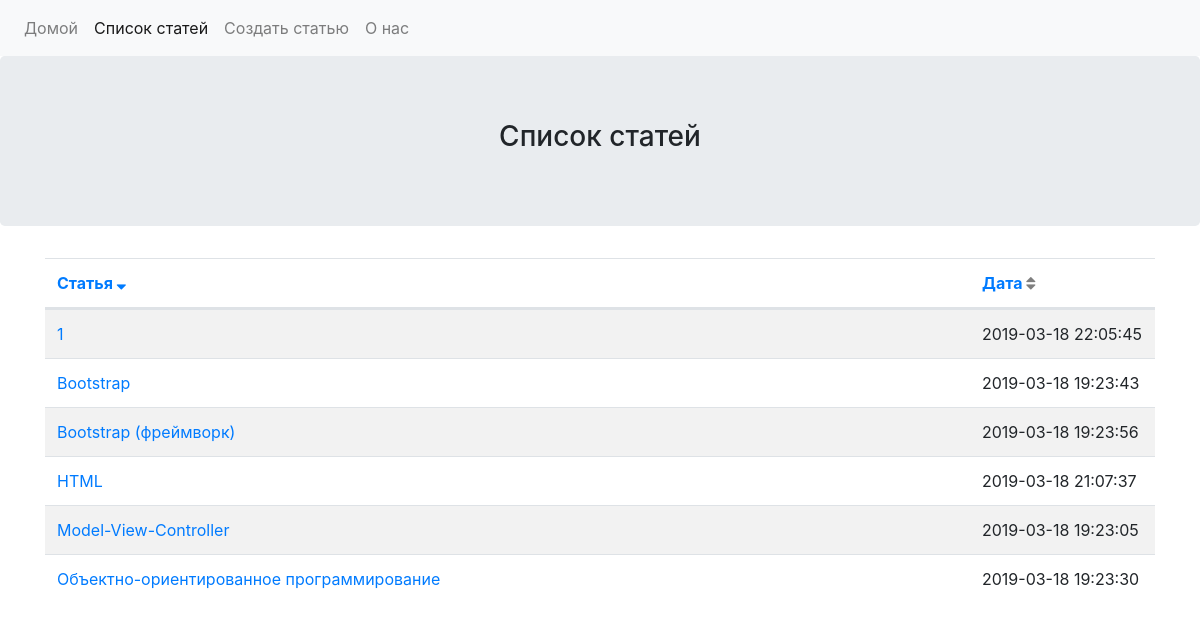
/?page=blog&sortby=title&sortorder=asc, run on the app's committed database.
### tables this page shows
CREATE TABLE articles(
				id INTEGER PRIMARY KEY AUTOINCREMENT,
				title TEXT,
				text TEXT,
				datetime INTEGER, 
				author TEXT DEFAULT ''
			);

### Controller/AbstractController.php (called while the page is built, shortened)
<?php
abstract class AbstractController
{
	protected function getModel($model)
	{
		return new $model;
	}
	protected function render($template, $data = [])
	{
		extract($data);
		include $template;
	}
}

### Controller/BlogController.php (called while the page is built, shortened)
<?php
class BlogController extends AbstractController
{
	public function blog()
	{
		$sortBy = filter_input(INPUT_GET, 'sortby');
		$sortOrder = filter_input(INPUT_GET, 'sortorder');
		$model = $this->getModel(Model::class);
		$articles = $model->getArticles($sortBy, $sortOrder);
		$this->render('view/blog.php', $articles);
	}
}

### app/Router.php (called while the page is built, shortened)
<?php
class Router
{
    public static function getRoute($page)
    {
        switch ($page) {
            case 'blog':
                $method = 'blog';
                break;
        }
        $controller = new $controllerName();
        $controller->$method();
    }
}

### index.php (called while the page is built)
<?php
require 'config.php';
require '.\app\Router.php';
$page = filter_input(INPUT_GET, 'page');
Router::getRoute($page);

### view/src/blogSort.php (called while the page is built, shortened)
<?php
$titleAnotherOrder = $datetimeAnotherOrder = 'asc';

### config.php (called while the page is built, shortened)
<?php
spl_autoload_register(function ($class) {
    $path = __DIR__ . '/' . str_replace('\\', '/', $class) . '.php';
    if (is_file($path)) {
        return;
    }
});

### Model/Model.php (called while the page is built, shortened)
<?php
class Model extends AbstractModel
{
	public function getArticles($sortBy = 'datetime', $sortOrder = 'ASC') : array
	{
		switch (strtolower($sortBy)) {
			case 'title':
				$sortBy = 'title';
				break;
		}
		if (strtoupper($sortOrder) !== 'DESC') {
			$sortOrder = 'ASC';
		}
		$sql="SELECT * FROM `articles` ORDER BY `$sortBy` $sortOrder";
		$result = $this->getConnect()->query($sql);
		$articles = array();
		while ($res = $result->fetchArray(SQLITE3_ASSOC)) {
			$articles[] = $res;
		}
		return compact('articles', 'sortBy', 'sortOrder');
	}
}

### Model/AbstractModel.php (called while the page is built, shortened)
<?php
abstract class AbstractModel
{
    protected $db;
    public function __construct()
	{
		if (!file_exists(PATHTODB)) {
			$this->db = new \SQLite3(PATHTODB);
			$sql = "CREATE TABLE articles(
				id INTEGER PRIMARY KEY AUTOINCREMENT,
				title TEXT,
				text TEXT,
				datetime INTEGER,
				author TEXT DEFAULT ''
			);";
			$this->db->query($sql);
		} else {
			$this->db = new \SQLite3(PATHTODB);
		}
	}
    public function getConnect()
	{
        if ($this->db) {
            return $this->db;
        } else {
			return false;
		}
    }
}

### view/blog.php (the view, shortened to what this page needs)
<?php
include 'header.php';
include 'src/blogSort.php';
?>
<div class="jumbotron text-center">
	<h3>Список статей</h3>
</div>
<div class="container">
	<table class="table table-striped">
		<thead>
			<tr class="d-flex">
				<th class="col-10" scope="col">
					<a href="?page=blog&sortby=title&sortorder=<?=$titleAnotherOrder;?>">Статья <i class="fa fa-sort<?=$titleOrder;?>"></i></a>
				</th>
				<th class="col-2" scope="col">
					<a href="?page=blog&sortby=datetime&sortorder=<?=$datetimeAnotherOrder;?>">Дата <i class="fa fa-sort<?=$datetimeOrder;?>"></i></a>
				</th>
			</tr>
		</thead>
		<tbody>
			<?php foreach ($articles as $article) { ?>
			<tr class="d-flex">
				<td class="col-10">
					<a href="?page=article&id=<?=$article['id'];?>"><?=$article['title']; ?></a>
				</td>
				<td class="col-2">
					<?=date(DATEFORMAT, $article['datetime']); ?>
				</td>
			</tr>
			<?php } ?>
		</tbody>
	</table>
</div>
<?php include 'footer.php'; ?>

### data on the page
articles: title "1", datetime "2019-03-18 22:05:45"
articles: title "Bootstrap", datetime "2019-03-18 19:23:43"
articles: title "Bootstrap (фреймворк)", datetime "2019-03-18 19:23:56"
articles: title "HTML", datetime "2019-03-18 21:07:37"
articles: title "Model-View-Controller", datetime "2019-03-18 19:23:05"
articles: title "Объектно-ориентированное программирование", datetime "2019-03-18 19:23:30"
